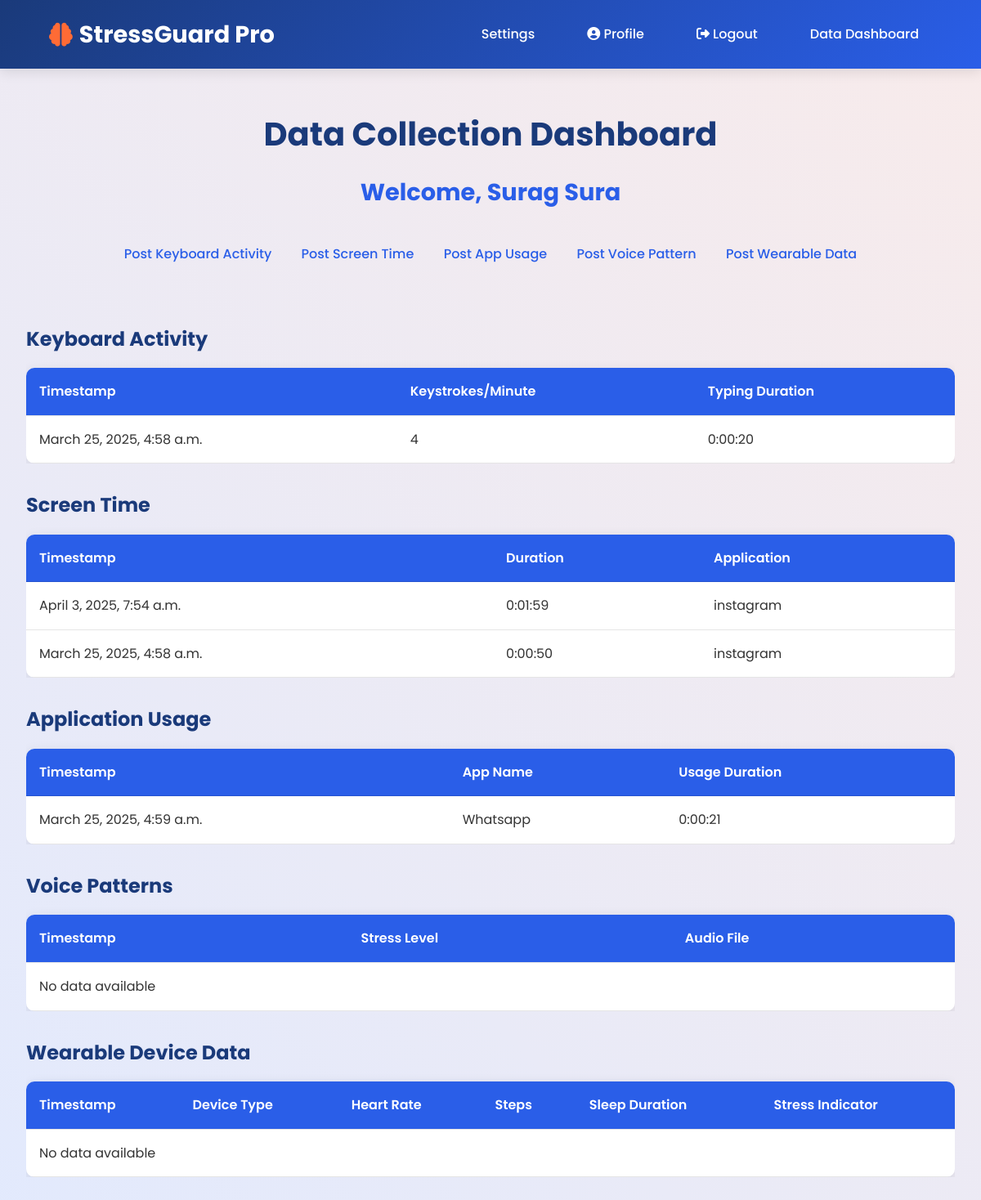
The page /data_collection_dashboard/ (signed in) on the database its author committed.
### app/models.py (models this page shows, shortened)
class UsersRegister(models.Model):
    first_name = models.CharField(max_length=100, null=True, help_text="User's first name")
    last_name = models.CharField(max_length=100, null=True, help_text="User's last name")
    email_id = models.EmailField(unique=True, null=True, blank=True, help_text="User's email address")
    password = models.CharField(max_length=255, null=True, blank=True, help_text="User's password")  # Increased to 255
    confirm_password = models.CharField(max_length=255, null=True, blank=True, help_text="Confirm user's password")  # Increased to 255
    image = models.ImageField(upload_to='media', null=True, blank=True, help_text="Profile picture of the user")
    department = models.CharField(max_length=100, null=True, blank=True, help_text="Department of the user (e.g., IT, HR, etc.)")
    years_of_experience = models.PositiveIntegerField(null=True, blank=True, help_text="Years of experience in the work role")
    work_role = models.CharField(max_length=100, null=True, blank=True, help_text="Work role or job title (e.g., Software Engineer, Manager)")
    confirm_password_token = models.CharField(max_length=200,null=True)

class KeyboardActivity(models.Model):
    user = models.ForeignKey(UsersRegister, on_delete=models.CASCADE)
    timestamp = models.DateTimeField(default=now)
    keystrokes_per_minute = models.IntegerField(help_text="Number of keystrokes per minute")
    typing_duration = models.DurationField(help_text="Duration of typing activity")

class ScreenTime(models.Model):
    user = models.ForeignKey(UsersRegister, on_delete=models.CASCADE)
    timestamp = models.DateTimeField(default=now)
    duration = models.DurationField(help_text="Total screen time duration")
    application = models.CharField(max_length=100, null=True, blank=True, help_text="Application in focus")

class ApplicationUsage(models.Model):
    user = models.ForeignKey(UsersRegister, on_delete=models.CASCADE)
    timestamp = models.DateTimeField(default=now)
    app_name = models.CharField(max_length=100, help_text="Name of the application")
    usage_duration = models.DurationField(help_text="Duration of app usage")

### app/views.py (the view)
# urls.py: path('data_collection_dashboard/', views.data_collection_dashboard, name='data_collection_dashboard'),
def data_collection_dashboard(request):
    email = request.session.get('email')
    if not email:
        logger.warning("No email in session, redirecting to login")
        return redirect('login')
    try:
        user = UsersRegister.objects.get(email_id=email)
        logger.info(f"User {user.email_id} accessed data_collection_dashboard")
    except UsersRegister.DoesNotExist:
        logger.error(f"No user found for email: {email}, clearing session and redirecting")
        request.session.flush()
        return redirect('login')
    keyboard_data = KeyboardActivity.objects.filter(user=user).order_by('-timestamp')[:5]
    screen_time_data = ScreenTime.objects.filter(user=user).order_by('-timestamp')[:5]
    app_usage_data = ApplicationUsage.objects.filter(user=user).order_by('-timestamp')[:5]
    voice_data = VoicePattern.objects.filter(user=user).order_by('-timestamp')[:5]
    wearable_data = WearableData.objects.filter(user=user).order_by('-timestamp')[:5]
    context = {
        'user': user,
        'keyboard_data': keyboard_data,
        'screen_time_data': screen_time_data,
        'app_usage_data': app_usage_data,
        'voice_data': voice_data,
        'wearable_data': wearable_data,
    }
    logger.debug(f"Rendering data_collection_dashboard for user: {user.email_id}")
    return render(request, 'data_collection_dashboard.html', context)

### app/templates/data_collection_dashboard.html (shortened to what this page needs)
<!DOCTYPE html>
<html lang="en">
<head>
    <link rel="stylesheet" href="https://cdnjs.cloudflare.com/ajax/libs/font-awesome/6.4.2/css/all.min.css">
</head>
<body>
    <nav>
        <div class="nav-container">
            <div class="logo">
                <i class="fas fa-brain"></i>
                StressGuard Pro
            </div>
            <div class="nav-menu">
                <div class="nav-item">
                    <a href="/settings/" class="nav-link">Settings</a>
                </div>
                <div class="nav-item">
                    <a href="/userprofile/" class="nav-link"><i class="fas fa-user-circle"></i> Profile</a>
                </div>
                <div class="nav-item">
                    <a href="/user_logout/" class="nav-link"><i class="fas fa-sign-out-alt"></i> Logout</a>
                </div>
                <div class="nav-item">
                    <a href="/data_collection_dashboard/" class="nav-link">Data Dashboard</a>
                </div>
            </div>
        </div>
    </nav>
    <div class="container">
        <h1>Data Collection Dashboard</h1>
        <h2>Welcome, {{ user.first_name }} {{ user.last_name }}</h2>
        <div class="action-links">
            <a href="{% url 'post_keyboard_activity' %}" class="action-link">Post Keyboard Activity</a>
            <a href="{% url 'post_screen_time' %}" class="action-link">Post Screen Time</a>
            <a href="{% url 'post_application_usage' %}" class="action-link">Post App Usage</a>
            <a href="{% url 'post_voice_pattern' %}" class="action-link">Post Voice Pattern</a>
            <a href="{% url 'post_wearable_data' %}" class="action-link">Post Wearable Data</a>
        </div>
        <div class="table-container">
            <h3>Keyboard Activity</h3>
            <table class="table">
                <thead>
                    <tr>
                        <th>Timestamp</th>
                        <th>Keystrokes/Minute</th>
                        <th>Typing Duration</th>
                    </tr>
                </thead>
                <tbody>
                    {% for data in keyboard_data %}
                    <tr>
                        <td>{{ data.timestamp }}</td>
                        <td>{{ data.keystrokes_per_minute }}</td>
                        <td>{{ data.typing_duration }}</td>
                    </tr>
                    {% empty %}
                    <tr><td colspan="3">No data available</td></tr>
                    {% endfor %}
                </tbody>
            </table>
        </div>
        <div class="table-container">
            <h3>Screen Time</h3>
            <table class="table">
                <thead>
                    <tr>
                        <th>Timestamp</th>
                        <th>Duration</th>
                        <th>Application</th>
                    </tr>
                </thead>
                <tbody>
                    {% for data in screen_time_data %}
                    <tr>
                        <td>{{ data.timestamp }}</td>
                        <td>{{ data.duration }}</td>
                        <td>{{ data.application }}</td>
                    </tr>
                    {% empty %}
                    <tr><td colspan="3">No data available</td></tr>
                    {% endfor %}
                </tbody>
            </table>
        </div>
        <div class="table-container">
            <h3>Application Usage</h3>
            <table class="table">
                <thead>
                    <tr>
                        <th>Timestamp</th>
                        <th>App Name</th>
                        <th>Usage Duration</th>
                    </tr>
                </thead>
                <tbody>
                    {% for data in app_usage_data %}
                    <tr>
                        <td>{{ data.timestamp }}</td>
                        <td>{{ data.app_name }}</td>
                        <td>{{ data.usage_duration }}</td>
                    </tr>
                    {% empty %}
                    <tr><td colspan="3">No data available</td></tr>
                    {% endfor %}
                </tbody>
            </table>
        </div>
        <div class="table-container">
            <h3>Voice Patterns</h3>
            <table class="table">
                <thead>
                    <tr>
                        <th>Timestamp</th>
                        <th>Stress Level</th>
                        <th>Audio File</th>
                    </tr>
                </thead>
                <tbody>
                    {% for data in voice_data %}
                    <tr>
                        <td>{{ data.timestamp }}</td>
                        <td>{{ data.stress_level|default:"N/A" }}</td>
                        <td>{% if data.audio_file %}<a href="{{ data.audio_file.url }}">Download</a>{% else %}N/A{% endif %}</td>
                    </tr>
                    {% empty %}
                    <tr><td colspan="3">No data available</td></tr>
                    {% endfor %}
                </tbody>
            </table>
        </div>
        <div class="table-container">
            <h3>Wearable Device Data</h3>
            <table class="table">
                <thead>
                    <tr>
                        <th>Timestamp</th>
                        <th>Device Type</th>
                        <th>Heart Rate</th>
                        <th>Steps</th>
                        <th>Sleep Duration</th>
                        <th>Stress Indicator</th>
                    </tr>
                </thead>
                <tbody>
                    {% for data in wearable_data %}
                    <tr>
                        <td>{{ data.timestamp }}</td>
                        <td>{{ data.device_type }}</td>
                        <td>{{ data.heart_rate|default:"N/A" }}</td>
                        <td>{{ data.steps|default:"N/A" }}</td>
                        <td>{{ data.sleep_duration|default:"N/A" }}</td>
                        <td>{{ data.stress_indicator|default:"N/A" }}</td>
                    </tr>
                    {% empty %}
                    <tr><td colspan="6">No data available</td></tr>
                    {% endfor %}
                </tbody>
            </table>
        </div>
    </div>
</body>
</html>

### app/templates/data_collection_dashboard.html (style rules this page uses)
:root { --primary-blue: #2A5EE8; --dark-blue: #1A3A7A; --accent-orange: #FF6B35; --light-bg: #F8FAFF; --white: #FFFFFF; }
* { margin: 0; padding: 0; box-sizing: border-box; }
body { font-family: 'Poppins', sans-serif; background: var(--light-bg); color: #333; line-height: 1.6; position: relative; overflow-x: hidden; }
body::before { content: ''; position: fixed; top: 0; left: 0; width: 100%; height: 100%; background: linear-gradient(45deg, rgba(42, 94, 232, 0.1), rgba(255, 107, 53, 0.1)); animation: gradientFlow 15s ease infinite; z-index: -1; }
nav { background: linear-gradient(135deg, var(--dark-blue), var(--primary-blue)); padding: 1.2rem 5%; position: fixed; width: 100%; top: 0; z-index: 1000; box-shadow: 0 4px 15px rgba(0, 0, 0, 0.1); }
.nav-container { max-width: 1400px; margin: 0 auto; display: flex; justify-content: space-between; align-items: center; }
.logo { font-size: 1.8rem; font-weight: 700; color: var(--white); display: flex; align-items: center; gap: 0.5rem; }
.logo i { color: var(--accent-orange); }
.nav-menu { display: flex; align-items: center; gap: 2rem; }
.nav-item { position: relative; }
.nav-link { color: var(--white); text-decoration: none; font-weight: 500; padding: 0.5rem 1rem; transition: color 0.3s ease; }
.container { max-width: 1400px; margin: 100px auto 0; padding: 2rem; }
h1 { font-size: 2.5rem; color: var(--dark-blue); text-align: center; margin-bottom: 1rem; }
h2 { font-size: 1.8rem; color: var(--primary-blue); text-align: center; margin-bottom: 2rem; }
h3 { font-size: 1.5rem; color: var(--dark-blue); margin: 2rem 0 1rem; }
.action-links { text-align: center; margin-bottom: 2rem; }
.action-link { color: var(--primary-blue); text-decoration: none; font-weight: 500; padding: 0.5rem 1rem; transition: color 0.3s ease; display: inline-block; }
.table-container { overflow-x: auto; }
.table { width: 100%; border-collapse: collapse; background: var(--white); border-radius: 10px; overflow: hidden; box-shadow: 0 4px 15px rgba(0, 0, 0, 0.1); }
.table thead { background: var(--primary-blue); color: var(--white); }
.table th, .table td { padding: 1rem; text-align: left; border-bottom: 1px solid rgba(0, 0, 0, 0.1); }
.table th { font-weight: 600; }

### rows shown on the page
UsersRegister: first_name "Surag", last_name "Sura"
KeyboardActivity: timestamp "March 25, 2025, 4:58 a.m.", keystrokes_per_minute "4", typing_duration "0:00:20"
ScreenTime: timestamp "April 3, 2025, 7:54 a.m.", duration "0:01:59", application "instagram"
ScreenTime: timestamp "March 25, 2025, 4:58 a.m.", duration "0:00:50", application "instagram"
ApplicationUsage: timestamp "March 25, 2025, 4:59 a.m.", app_name "Whatsapp", usage_duration "0:00:21"
